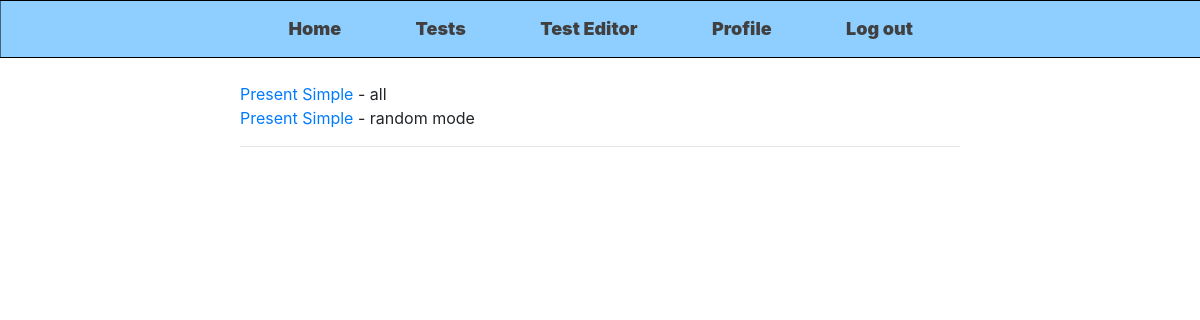
/tests, run on an earlier commit of the app's database.
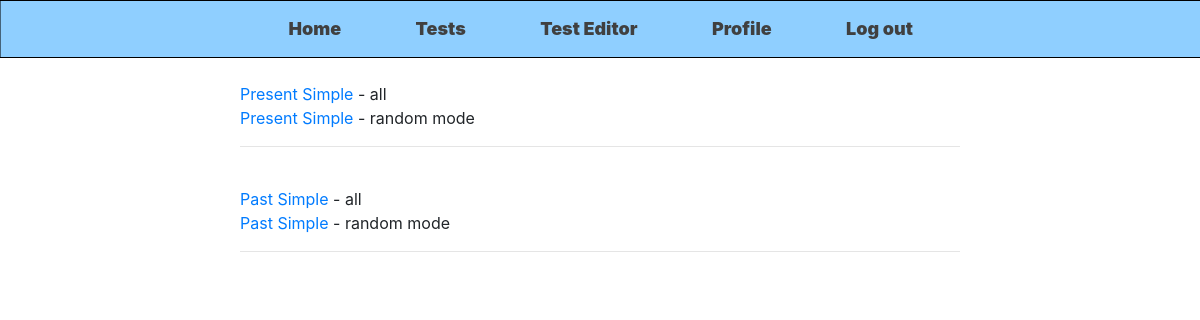
And on a later commit of the database.
### models.py (models this page shows, shortened)
class Theme(db.Model):
    __tablename__ = 'theme'
    id = db.Column(db.Integer, primary_key=True)
    name = db.Column(db.String(64), unique=True, nullable=False)

### EnglishEazy.py (the view)
@app.route('/tests')
def show_themes():
    is_loged = check_session()
    if not is_loged and is_loged == admin['login']:
        return redirect('/log_in')
    themes = Theme.query.all()
    user = UserModel.query.filter_by(username=is_loged).first()
    return render_template('tests/themes.html', themes=themes, user=user)

### EnglishEazy.py (called while the page is built)
def check_session():
    try:
        if not(UserModel.query.filter_by(username=session['username']).first()) and session['username'] != admin['login']:
            session['username'] = None
        return session['username']
    except KeyError as err:
        return False

### templates/tests/themes.html
{% extends 'home_wrapper.html' %}
{% block content %}
    {% for theme in themes %}
        <br>
        <a href="/test/all/{{ theme.id }}">{{ theme.name }}</a> - all<br>
        <a href="/test/random/{{ theme.id }}">{{ theme.name }}</a> - random mode<br>
        <hr>
    {% endfor %}
{% endblock content %}

### templates/home_wrapper.html (shortened to what this page needs)
{% extends 'wrapper.html' %}
{% block wrap %}
    <nav class="navbar tab">
        <span class="nav-item"><a href="/home" >Home</a></span>
        <span class="nav-item"><a href="/tests" >Tests</a></span>
        <span class="nav-item"><a href="/test_editor" >Test Editor</a></span>
        <span class="nav-item"><a href="/profile/{{ user.id }}" >Profile</a></span>
        <span class="nav-item"><a href="/log_out">Log out</a></span>
    </nav>
    {% block content %}{% endblock content %}
{% endblock wrap %}

### templates/wrapper.html (shortened to what this page needs)
<!DOCTYPE html>
<html lang="en">
<head>
    <link rel="stylesheet" href="https://maxcdn.bootstrapcdn.com/bootstrap/4.0.0/css/bootstrap.min.css">
</head>
<body>
    <div id="content" class="content">
        {% block wrap %}
        {% endblock wrap %}
    </div>
</body>
</html>

### templates/wrapper.html (style rules this page uses)
* { margin: 0; padding: 0; }
#content { padding-left: 20%; padding-right: 20%; }
.tab { background-color: #8fcfff; border: 1px solid black; transform: translate(-20%); width: 167%; padding: 2%; padding-left: 40%; padding-right: 40%; color: whitesmoke; }
.tab a { color: #404040; font-weight: 900; font-size: 18px; }

What changed in the data, as far as the page shows it:
added Theme: name "Past Simple"
